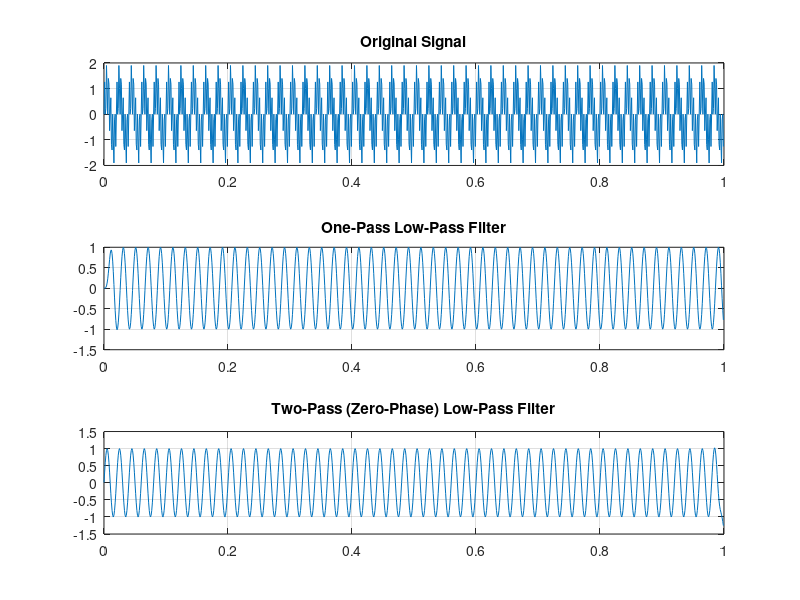

Reproduce this figure in MATLAB. (Note: this script raises an error after producing the figure.)
clc; clear; close all;

disp('Running 1D Signal Low-Pass Filter...');

% Generate signal: Low (50 Hz) + High (300 Hz)
fs = 1000;                 
t = 0:1/fs:1-1/fs;
x = sin(2*pi*50*t) + sin(2*pi*300*t);

% Design filter
cutoff = 100;
order = 6;
[b, a] = butter(order, cutoff/(fs/2), 'low');
y_one = filter(b, a, x);

% --- Two Pass (Forward and Reverse Filtering) ---
y_two = filtfilt(b, a, x);  % Zero-phase filtering

% Plot results
figure('Name','1D Signal Filtering');
subplot(3,1,1); plot(t,x); title('Original Signal'); grid on;
subplot(3,1,2); plot(t,y_one); title('One-Pass Low-Pass Filter'); grid on;
subplot(3,1,3); plot(t,y_two); title('Two-Pass (Zero-Phase) Low-Pass Filter'); grid on;

%% ========== 2D IMAGE LOW-PASS FILTERING ==========
disp('Running 2D Image Low-Pass Filter...');

% Load image
img = imread('cameraman.tif'); % Use any grayscale image
gray = im2double(img);

% Gaussian filter setup
hsize = 15;
sigma = 2.0;
g_filter = fspecial('gaussian', hsize, sigma);

% --- One Pass ---
img_one = imfilter(gray, g_filter, 'replicate');

% --- Two Pass (Apply same filter twice)
img_two = imfilter(img_one, g_filter, 'replicate');

% Show results
figure('Name','2D Image Filtering');
subplot(1,3,1); imshow(gray); title('Original Image');
subplot(1,3,2); imshow(img_one); title('One-Pass Gaussian Filter');
subplot(1,3,3); imshow(img_two); title('Two-Pass Gaussian Filter');
